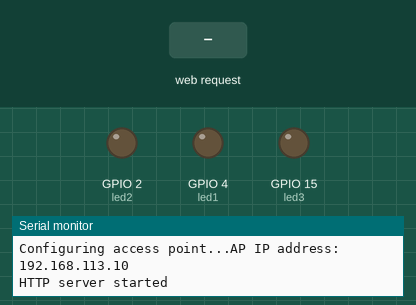
This sketch was run on a simulated ESP32. On the bench: output pins drawn as LEDs (lit = HIGH), the last lines printed to the serial monitor. Inputs (shaded band) come from the test bench.

Above: at 1.2 s.
1.3 s: HTTP request GET /led1on received
At 2.4 s:
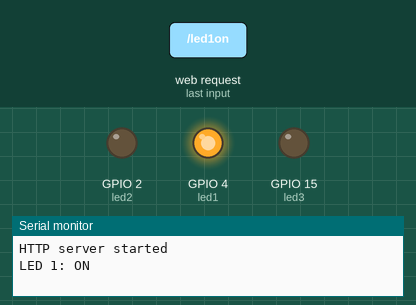
2.8 s: HTTP request GET /led2on received
At 3.6 s:
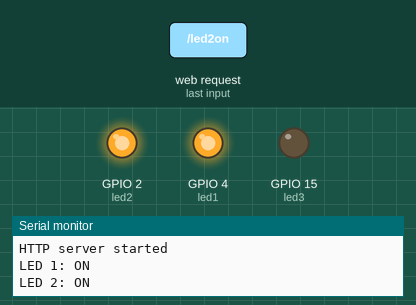
4.3 s: HTTP request GET /led1off received
At 4.7 s:
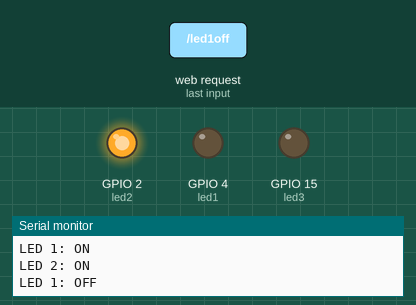
5.8 s: HTTP request GET /led3on received
At 7.0 s:
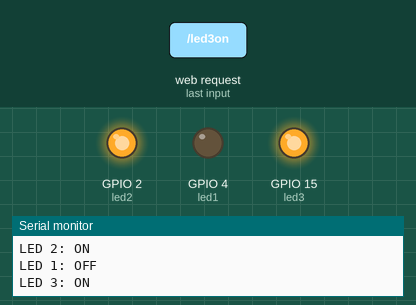
7.3 s: HTTP request GET /led2off received
At 8.2 s:
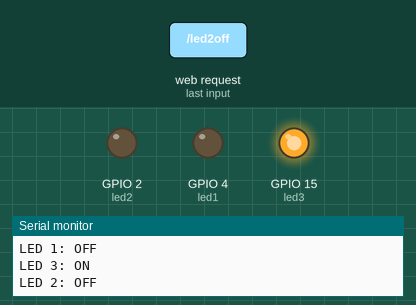
8.8 s: HTTP request GET /led3off received
At 9.4 s:
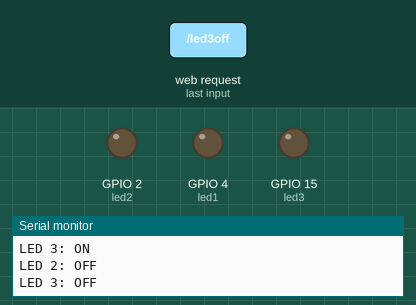
Timing chart, 0 to 11.3 s (numbered marks = the images above; inputs shaded):
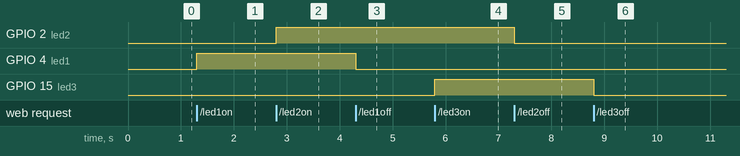

The sketch:

bt_2_9_websever_3ledcontrolcssvjp.ino
```cpp
#include <WiFi.h>
#include <WebServer.h>

const char *password = "11112222";

// Khai báo các chân đèn LED
const int led1 = 4;
const int led2 = 2;
const int led3 = 15;

// Trạng thái các đèn LED
bool led1_status = LOW;
bool led2_status = LOW;
bool led3_status = LOW;

// HTML và CSS cho trang chủ điều khiển đèn LED
const char *html =
  "<html>\
  <meta charset = \"utf-8\">\
  <head>\
    <title>Nguyễn Văn Đạt_2286300010 Leds control</title>\
    <style>\
      html {\
        font-family: Helvetica, Arial, sans-serif;\
        display: inline-block;\
        margin: 0 auto;\
        text-align: center;\
      }\
      body {\
        margin-top: 50px;\
      }\
      h1 {\
        color: #444;\
        margin: 50px auto 30px;\
      }\
      h3 {\
        color: #444;\
        margin-bottom: 50px;\
      }\
      .button {\
        display: block;\
        width: 80px;\
        background-color: #3498db;\
        border: none;\
        color: white;\
        padding: 13px 30px;\
        text-decoration: none;\
        font-size: 25px;\
        margin: 0 auto 35px;\
        cursor: pointer;\
        border-radius: 4px;\
        transition: background-color 0.3s;\
      }\
      .button-on {\
        background-color: #3498db;\
      }\
      .button-on:active {\
        background-color: #2980b9;\
      }\
      .button-off {\
        background-color: #34495e;\
      }\
      .button-off:active {\
        background-color: #2c3e50;\
      }\
      p {\
        font-size: 14px;\
        color: #888;\
        margin-bottom: 10px;\
      }\
    </style>\
  </head>\
  <body>\
    <h1>LED Control</h1>\
    <a class=\"button button-on\" href=\"/led1on\">LED 1 ON</a>\
    <a class=\"button button-off\" href=\"/led1off\">LED 1 OFF</a>\
    <a class=\"button button-on\" href=\"/led2on\">LED 2 ON</a>\
    <a class=\"button button-off\" href=\"/led2off\">LED 2 OFF</a>\
    <a class=\"button button-on\" href=\"/led3on\">LED 3 ON</a>\
    <a class=\"button button-off\" href=\"/led3off\">LED 3 OFF</a>\
  </body>\
</html>";

IPAddress local_IP(192, 168, 113, 10);
IPAddress gateway(192, 168, 1, 1);
IPAddress subnet(255, 255, 255, 0);
WebServer server(80);

// Xử lý bật/tắt các LED
void handleLED1On() {
  led1_status = HIGH;
  Serial.println("LED 1: ON");
  handleRoot();
}

void handleLED1Off() {
  led1_status = LOW;
  Serial.println("LED 1: OFF");
  handleRoot();
}

void handleLED2On() {
  led2_status = HIGH;
  Serial.println("LED 2: ON");
  handleRoot();
}

void handleLED2Off() {
  led2_status = LOW;
  Serial.println("LED 2: OFF");
  handleRoot();
}

void handleLED3On() {
  led3_status = HIGH;
  Serial.println("LED 3: ON");
  handleRoot();
}

void handleLED3Off() {
  led3_status = LOW;
  Serial.println("LED 3: OFF");
  handleRoot();
}

// Xử lý trang chủ (homepage)
void handleRoot() {
  server.send(200, "text/html", html);
}

// Xử lý khi không tìm thấy route
void handle_NotFound() {
  server.send(404, "text/plain", "Not found");
}

void setup() {
  // Cài đặt chân LED là OUTPUT
  pinMode(led1, OUTPUT);
  pinMode(led2, OUTPUT);
  pinMode(led3, OUTPUT);

  // Thiết lập ban đầu cho các đèn LED (Tắt)
  digitalWrite(led1, LOW);
  digitalWrite(led2, LOW);
  digitalWrite(led3, LOW);

  Serial.begin(115200);
  Serial.print("Configuring access point...");

  // Cài đặt SSID cho AP
  char ssid[64];
  sprintf(ssid, "ESP32-VanDat", ESP.getChipModel());
  WiFi.softAP(ssid, password);

  WiFi.softAPConfig(local_IP, gateway, subnet);
  IPAddress myIP = WiFi.softAPIP();
  Serial.print("AP IP address: ");
  Serial.println(myIP);

  // Đăng ký các route
  server.on("/", handleRoot);
  server.on("/led1on", handleLED1On);
  server.on("/led1off", handleLED1Off);
  server.on("/led2on", handleLED2On);
  server.on("/led2off", handleLED2Off);
  server.on("/led3on", handleLED3On);
  server.on("/led3off", handleLED3Off);
  server.onNotFound(handle_NotFound);

  // Bắt đầu server
  server.begin();
  Serial.println("HTTP server started");
}

void loop() {
  // Xử lý các yêu cầu từ client
  server.handleClient();

  // Điều khiển đèn LED theo trạng thái
  digitalWrite(led1, led1_status);
  digitalWrite(led2, led2_status);
  digitalWrite(led3, led3_status);
}
```

Measured:
- after the input at 1.3 s, GPIO 4 (led1): LOW → HIGH at once
- after the input at 2.8 s, GPIO 2 (led2): LOW → HIGH at once
- after the input at 4.3 s, GPIO 4 (led1): HIGH → LOW at once
- after the input at 5.8 s, GPIO 15 (led3): LOW → HIGH at once
- after the input at 7.3 s, GPIO 2 (led2): HIGH → LOW at once
- after the input at 8.8 s, GPIO 15 (led3): HIGH → LOW at once
